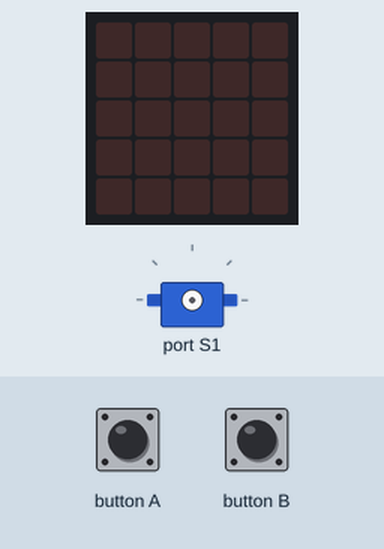
This program was run on a simulated BBC micro:bit (MakeCode). On the bench: the board's 5×5 LED display, servo. The test bench sets the inputs (shaded band).

Above: at 1.2 s.
1.3 s: button B pressed for 0.15 s
At 2.05 s:
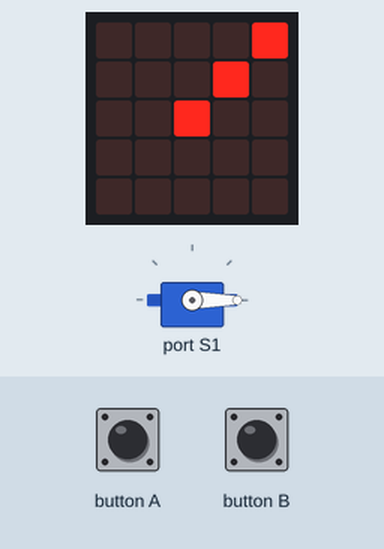
At 4.2 s:
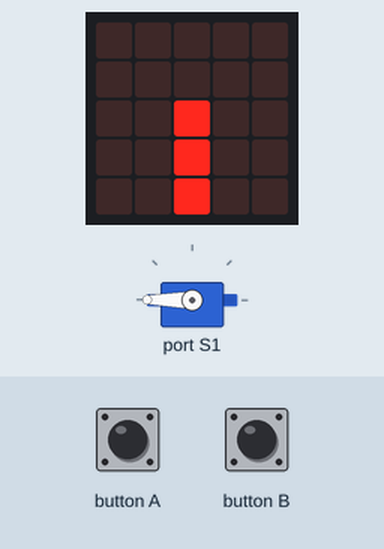
4.4 s: button A pressed for 0.15 s
At 5.4 s:
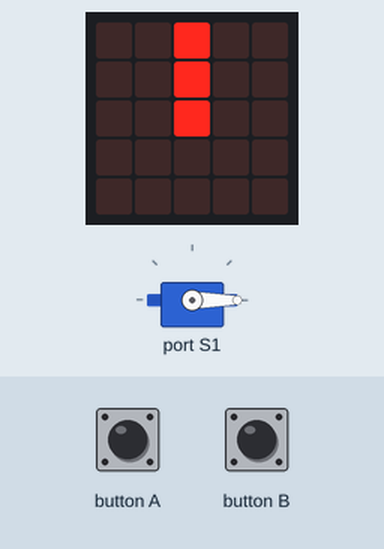
Timing chart, 0 to 7.4 s (numbered marks = the images above; inputs shaded):
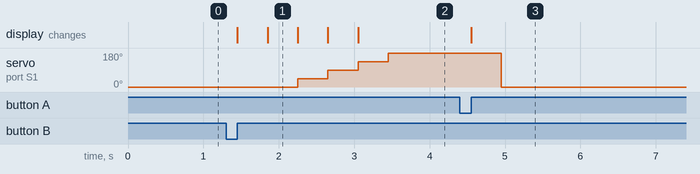

Measured:
- after the input at 1.3 s, servo on port S1: 0° → 45° after 0.95 s, → 90° 0.40 s later, → 135° 0.40 s later, → 180° 0.40 s later; the display: first changes after 0.15 s (image 1 shows a later state)
- after the input at 4.4 s, servo on port S1: 180° → 0° after 0.55 s; the display: changes after 0.15 s (image 3)
- what the display in image 1 shows lasts 0.4 s, from 1.9 s to 2.3 s

The program:

main.ts
```typescript
input.onButtonPressed(Button.A, function () {
    basic.showLeds(`
        . . # . .
        . . # . .
        . . # . .
        . . . . .
        . . . . .
        `)
    robotbit.Servo(robotbit.Servos.S1, 0)
})
input.onButtonPressed(Button.B, function () {
    basic.showLeds(`
        . . # . .
        . . # . .
        . . # . .
        . . . . .
        . . . . .
        `)
    robotbit.Servo(robotbit.Servos.S1, 0)
    basic.showLeds(`
        . . . . #
        . . . # .
        . . # . .
        . . . . .
        . . . . .
        `)
    robotbit.Servo(robotbit.Servos.S1, 45)
    basic.showLeds(`
        . . . . .
        . . . . .
        . . # # #
        . . . . .
        . . . . .
        `)
    robotbit.Servo(robotbit.Servos.S1, 90)
    basic.showLeds(`
        . . . . .
        . . . . .
        . . . . .
        . . . # .
        . . . . #
        `)
    robotbit.Servo(robotbit.Servos.S1, 135)
    basic.showLeds(`
        . . . . .
        . . . . .
        . . # . .
        . . # . .
        . . # . .
        `)
    robotbit.Servo(robotbit.Servos.S1, 180)
})
```

test.ts
```typescript
// testes vão aqui; isto não será compilado quando este pacote for usado como uma extensão.
```
